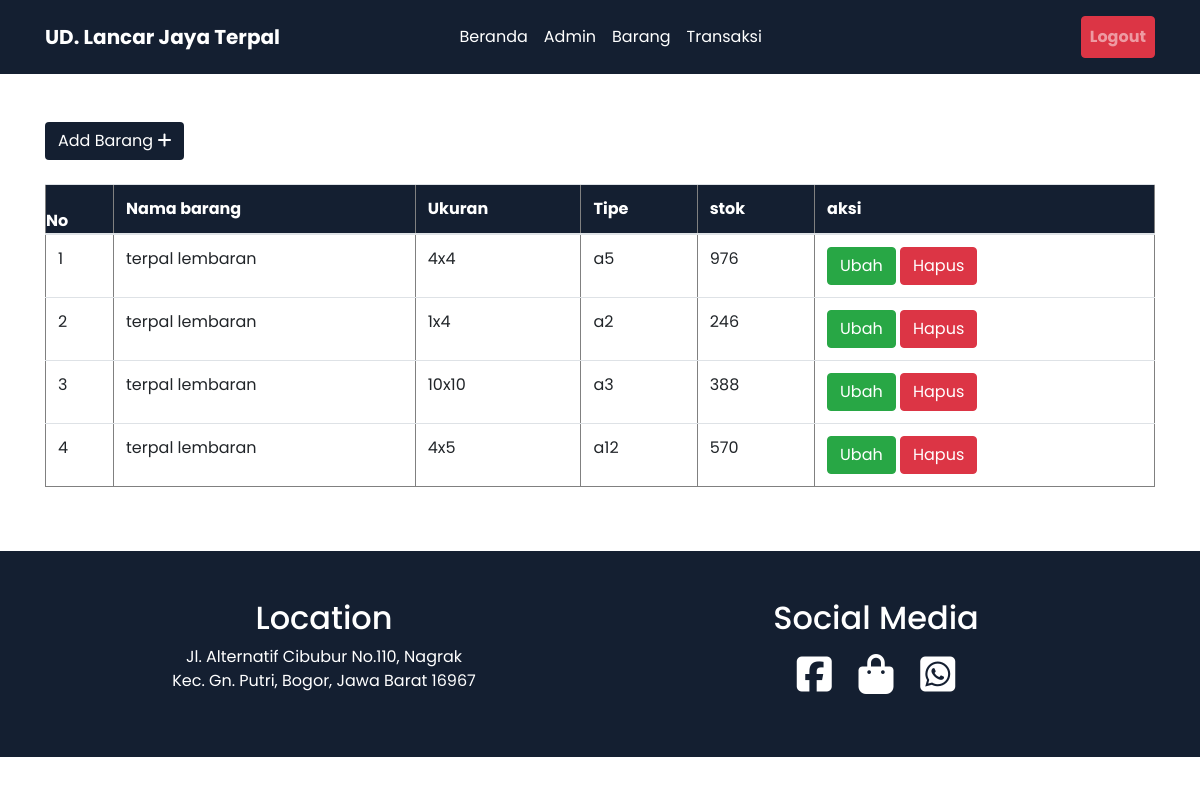
Screenshot of /barang.php (signed in) with the database file from the repository.
### tables this page shows
CREATE TABLE `barang` (
  `id_barang` int(6) NOT NULL,
  `nama_barang` varchar(35) NOT NULL,
  `ukuran` varchar(15) NOT NULL,
  `tipe` varchar(10) NOT NULL,
  `stok` int(3) NOT NULL
);

### barang.php (the view, shortened to what this page needs)
<?php
$koneksi = mysqli_connect("localhost","root","","gudang_terpal");
$kuari = mysqli_query($koneksi,"SELECT * FROM barang");
?>
<!doctype html>
  <html lang="en">
  <head>
    <link rel="stylesheet" href="https://cdn.jsdelivr.net/npm/bootstrap@4.6.0/dist/css/bootstrap.min.css">
    <link rel="stylesheet" type="text/css" href="asset/style.css">
  </head>
  <body>
    <nav class="navbar navbar-expand-lg navbar-dark" style="background-color: #141F31;">
      <div class="container py-2">
        <a class="navbar-brand font-weight-bold" href="#">UD. Lancar Jaya Terpal</a>
        <div class="collapse navbar-collapse" id="navbarNavAltMarkup">
          <div class="navbar-nav mx-auto">
            <a class="nav-link active" href="index.php">Beranda</a>
            <a class="nav-link active" href="admin.php">Admin</a>
            <a class="nav-link active" href="barang.php">Barang</a>
            <a class="nav-link active" href="transaksi.php">Transaksi</a>
          </div>
          <div class="navbar-nav ml-auto">
            <a class="nav-link btn btn-danger font-weight-bold" href="logout.php" onclick="return confirm('apakah anda yakin?');">Logout</a>
          </div>
        </div>
      </div>
    </nav>
    <div class="container mt-5">
      <a href="add-barang.php?id=<?php echo $_SESSION['id']; ?>" class="btn text-white" style="background-color: #141F31;">Add Barang <i class="fas fa-plus"></i></a>
      <div class="table-responsive">
        <table class="table mt-4" border="1">
          <thead class="text-white" style="background-color: #141F31;">
            <tr>
              <th scope="col" style=" padding:0px; " >No</th>
              <th scope="col">Nama barang</th>
              <th scope="col">Ukuran</th>
              <th scope="col">Tipe</th>
              <th scope="col">stok</th>
              <th scope="col">aksi</th>
            </tr>
          </thead>
          <tbody>
            <?php
            $tambah = 1;
            while ($data = mysqli_fetch_assoc($kuari)){ ?>
              <tr>
                <td scope="row"><?php echo $tambah; ?></td>
                <td><?php echo $data['nama_barang']; ?></td>
                <td><?php echo $data['ukuran']; ?></td>
                <td><?php echo $data['tipe']; ?></td>
                <td><?php echo $data['stok']; ?></td>
                <td>
                  <a href="edit-barang.php?id=<?php echo $data['id_barang'] ?>" class="btn btn-success">Ubah</a>
                  <a href="hapus-barang.php?id=<?php echo $data['id_barang'] ?>" class="btn btn-danger">Hapus</a>
                </td>
              </tr>
              <?php $tambah++; ?>
            <?php } ?>
          </tbody>
        </table>
      </div>
    </div>
    <div class="footer mt-5 p-5 text-white text-center" style="background-color: #141F31;">
      <div class="container">
        <div class="row">
          <div class="col-lg-6 mx-auto mx-3">
            <h2>Location</h2>
            <p class="mt-2">Jl. Alternatif Cibubur No.110, Nagrak <br> Kec. Gn. Putri, Bogor,
            Jawa Barat 16967</p>
          </div><div class="col-lg-6 mx-auto">
            <h2>Social Media</h2>
            <div class="socmed" style="font-size: 40px;">
              <a href="" class="text-white m-2"><i class="fab fa-facebook-square"></i></a>
              <a href="" class="text-white m-2"><i class="fas fa-shopping-bag"></i></a>
              <a href="" class="text-white m-2"><i class="fab fa-whatsapp-square"></i></a>
            </div>
          </div>
        </div>
      </div>
    </div>
  </body>
  </html>

### asset/style.css (style rules this page uses)
body { margin: 0; padding: 0; font-family: 'Poppins', sans-serif; }

### rows the page displays
barang: nama_barang "terpal lembaran", ukuran "4x4", tipe "a5", stok "976"
barang: nama_barang "terpal lembaran", ukuran "1x4", tipe "a2", stok "246"
barang: nama_barang "terpal lembaran", ukuran "10x10", tipe "a3", stok "388"
barang: nama_barang "terpal lembaran", ukuran "4x5", tipe "a12", stok "570"
